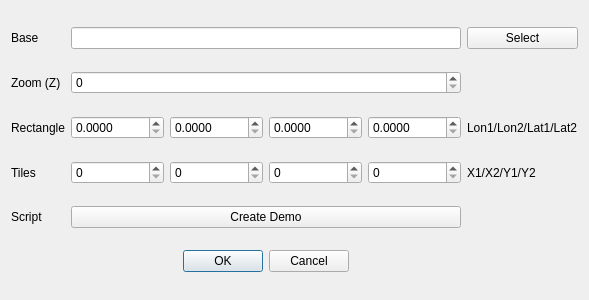
<?xml version="1.0" encoding="UTF-8"?>
<ui version="4.0">
 <class>TileDialog</class>
 <widget class="QDialog" name="TileDialog">
  <property name="geometry">
   <rect>
    <x>0</x>
    <y>0</y>
    <width>589</width>
    <height>300</height>
   </rect>
  </property>
  <property name="windowTitle">
   <string>Tiles</string>
  </property>
  <layout class="QGridLayout" name="gridLayout">
   <item row="3" column="4">
    <widget class="QLabel" name="label_4">
     <property name="text">
      <string>X1/X2/Y1/Y2</string>
     </property>
    </widget>
   </item>
   <item row="0" column="1">
    <widget class="QLabel" name="label_2">
     <property name="text">
      <string>Base</string>
     </property>
    </widget>
   </item>
   <item row="3" column="3">
    <layout class="QHBoxLayout" name="horizontalLayout_2">
     <item>
      <widget class="QSpinBox" name="x1">
       <property name="maximum">
        <number>1000000</number>
       </property>
      </widget>
     </item>
     <item>
      <widget class="QSpinBox" name="x2">
       <property name="maximum">
        <number>1000000</number>
       </property>
      </widget>
     </item>
     <item>
      <widget class="QSpinBox" name="y1">
       <property name="maximum">
        <number>1000000</number>
       </property>
      </widget>
     </item>
     <item>
      <widget class="QSpinBox" name="y2">
       <property name="maximum">
        <number>1000000</number>
       </property>
      </widget>
     </item>
    </layout>
   </item>
   <item row="2" column="1">
    <widget class="QLabel" name="label_5">
     <property name="text">
      <string>Rectangle</string>
     </property>
    </widget>
   </item>
   <item row="2" column="4">
    <widget class="QLabel" name="label_3">
     <property name="text">
      <string>Lon1/Lon2/Lat1/Lat2</string>
     </property>
    </widget>
   </item>
   <item row="0" column="3">
    <widget class="QLineEdit" name="BaseDir"/>
   </item>
   <item row="2" column="3">
    <layout class="QHBoxLayout" name="horizontalLayout">
     <item>
      <widget class="QDoubleSpinBox" name="lon1">
       <property name="decimals">
        <number>4</number>
       </property>
      </widget>
     </item>
     <item>
      <widget class="QDoubleSpinBox" name="lon2">
       <property name="decimals">
        <number>4</number>
       </property>
      </widget>
     </item>
     <item>
      <widget class="QDoubleSpinBox" name="lat1">
       <property name="decimals">
        <number>4</number>
       </property>
      </widget>
     </item>
     <item>
      <widget class="QDoubleSpinBox" name="lat2">
       <property name="decimals">
        <number>4</number>
       </property>
      </widget>
     </item>
    </layout>
   </item>
   <item row="5" column="3">
    <widget class="QDialogButtonBox" name="buttonBox">
     <property name="orientation">
      <enum>Qt::Orientation::Horizontal</enum>
     </property>
     <property name="standardButtons">
      <set>QDialogButtonBox::StandardButton::Cancel|QDialogButtonBox::StandardButton::Ok</set>
     </property>
     <property name="centerButtons">
      <bool>true</bool>
     </property>
    </widget>
   </item>
   <item row="0" column="4">
    <widget class="QPushButton" name="BaseDirSelect">
     <property name="text">
      <string>Select</string>
     </property>
    </widget>
   </item>
   <item row="1" column="3">
    <widget class="QSpinBox" name="levelValue">
     <property name="maximum">
      <number>20</number>
     </property>
    </widget>
   </item>
   <item row="3" column="1">
    <widget class="QLabel" name="label_6">
     <property name="text">
      <string>Tiles</string>
     </property>
    </widget>
   </item>
   <item row="1" column="1">
    <widget class="QLabel" name="label">
     <property name="text">
      <string>Zoom (Z)</string>
     </property>
    </widget>
   </item>
   <item row="4" column="1">
    <widget class="QLabel" name="label_7">
     <property name="text">
      <string>Script</string>
     </property>
    </widget>
   </item>
   <item row="4" column="3">
    <widget class="QPushButton" name="pushButton">
     <property name="text">
      <string>Create Demo</string>
     </property>
    </widget>
   </item>
  </layout>
 </widget>
 <resources/>
 <connections>
  <connection>
   <sender>buttonBox</sender>
   <signal>accepted()</signal>
   <receiver>TileDialog</receiver>
   <slot>accept()</slot>
   <hints>
    <hint type="sourcelabel">
     <x>248</x>
     <y>254</y>
    </hint>
    <hint type="destinationlabel">
     <x>157</x>
     <y>274</y>
    </hint>
   </hints>
  </connection>
  <connection>
   <sender>buttonBox</sender>
   <signal>rejected()</signal>
   <receiver>TileDialog</receiver>
   <slot>reject()</slot>
   <hints>
    <hint type="sourcelabel">
     <x>316</x>
     <y>260</y>
    </hint>
    <hint type="destinationlabel">
     <x>286</x>
     <y>274</y>
    </hint>
   </hints>
  </connection>
 </connections>
</ui>
